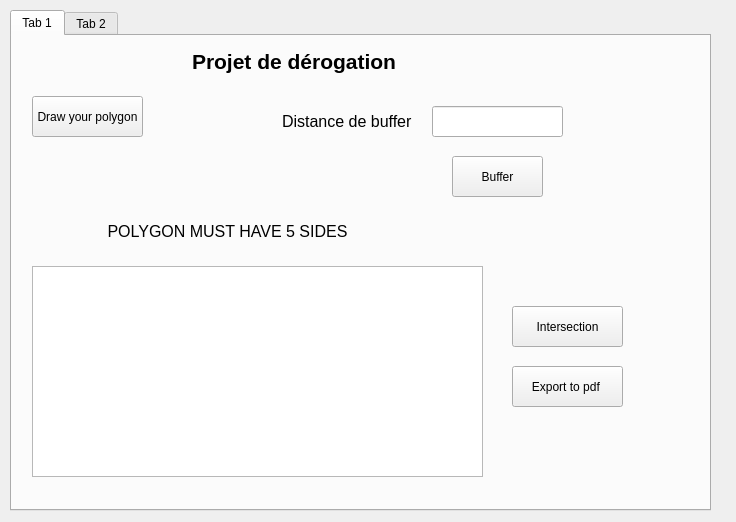
<?xml version="1.0" encoding="UTF-8"?>
<ui version="4.0">
 <class>derogationDialogBase</class>
 <widget class="QDialog" name="derogationDialogBase">
  <property name="geometry">
   <rect>
    <x>0</x>
    <y>0</y>
    <width>736</width>
    <height>522</height>
   </rect>
  </property>
  <property name="windowTitle">
   <string>MINI_PROJET_DEROGATION</string>
  </property>
  <property name="styleSheet">
   <string notr="true"/>
  </property>
  <widget class="QDialogButtonBox" name="button_box">
   <property name="geometry">
    <rect>
     <x>750</x>
     <y>640</y>
     <width>171</width>
     <height>32</height>
    </rect>
   </property>
   <property name="orientation">
    <enum>Qt::Horizontal</enum>
   </property>
   <property name="standardButtons">
    <set>QDialogButtonBox::Cancel|QDialogButtonBox::Ok</set>
   </property>
  </widget>
  <widget class="QTabWidget" name="tabWidget">
   <property name="geometry">
    <rect>
     <x>10</x>
     <y>10</y>
     <width>701</width>
     <height>501</height>
    </rect>
   </property>
   <property name="styleSheet">
    <string notr="true"/>
   </property>
   <property name="currentIndex">
    <number>0</number>
   </property>
   <widget class="QWidget" name="tab">
    <attribute name="title">
     <string>Tab 1</string>
    </attribute>
    <widget class="QPushButton" name="drawPolygon">
     <property name="geometry">
      <rect>
       <x>20</x>
       <y>60</y>
       <width>111</width>
       <height>41</height>
      </rect>
     </property>
     <property name="text">
      <string>Draw your polygon</string>
     </property>
    </widget>
    <widget class="QLabel" name="label">
     <property name="geometry">
      <rect>
       <x>60</x>
       <y>160</y>
       <width>311</width>
       <height>71</height>
      </rect>
     </property>
     <property name="font">
      <font>
       <pointsize>12</pointsize>
      </font>
     </property>
     <property name="text">
      <string>POLYGON MUST HAVE 5 SIDES</string>
     </property>
     <property name="alignment">
      <set>Qt::AlignCenter</set>
     </property>
    </widget>
    <widget class="QLabel" name="label_3">
     <property name="geometry">
      <rect>
       <x>180</x>
       <y>10</y>
       <width>291</width>
       <height>31</height>
      </rect>
     </property>
     <property name="font">
      <font>
       <pointsize>16</pointsize>
       <weight>75</weight>
       <bold>true</bold>
       <underline>false</underline>
      </font>
     </property>
     <property name="text">
      <string>Projet de dérogation</string>
     </property>
    </widget>
    <widget class="QLabel" name="label_4">
     <property name="geometry">
      <rect>
       <x>270</x>
       <y>70</y>
       <width>131</width>
       <height>31</height>
      </rect>
     </property>
     <property name="font">
      <font>
       <pointsize>12</pointsize>
      </font>
     </property>
     <property name="text">
      <string>Distance de buffer</string>
     </property>
    </widget>
    <widget class="QLineEdit" name="buffer_dis">
     <property name="geometry">
      <rect>
       <x>420</x>
       <y>70</y>
       <width>131</width>
       <height>31</height>
      </rect>
     </property>
    </widget>
    <widget class="QPushButton" name="appBuffer">
     <property name="geometry">
      <rect>
       <x>440</x>
       <y>120</y>
       <width>91</width>
       <height>41</height>
      </rect>
     </property>
     <property name="text">
      <string>Buffer</string>
     </property>
    </widget>
    <widget class="QPushButton" name="intersection">
     <property name="geometry">
      <rect>
       <x>500</x>
       <y>270</y>
       <width>111</width>
       <height>41</height>
      </rect>
     </property>
     <property name="text">
      <string>Intersection</string>
     </property>
    </widget>
    <widget class="QPushButton" name="exportLayer">
     <property name="geometry">
      <rect>
       <x>500</x>
       <y>330</y>
       <width>111</width>
       <height>41</height>
      </rect>
     </property>
     <property name="text">
      <string>Export to pdf </string>
     </property>
    </widget>
    <widget class="QTableWidget" name="liste_des_intersections">
     <property name="enabled">
      <bool>true</bool>
     </property>
     <property name="geometry">
      <rect>
       <x>20</x>
       <y>230</y>
       <width>451</width>
       <height>211</height>
      </rect>
     </property>
    </widget>
   </widget>
   <widget class="QWidget" name="tab_2">
    <attribute name="title">
     <string>Tab 2</string>
    </attribute>
   </widget>
  </widget>
 </widget>
 <resources/>
 <connections/>
</ui>
